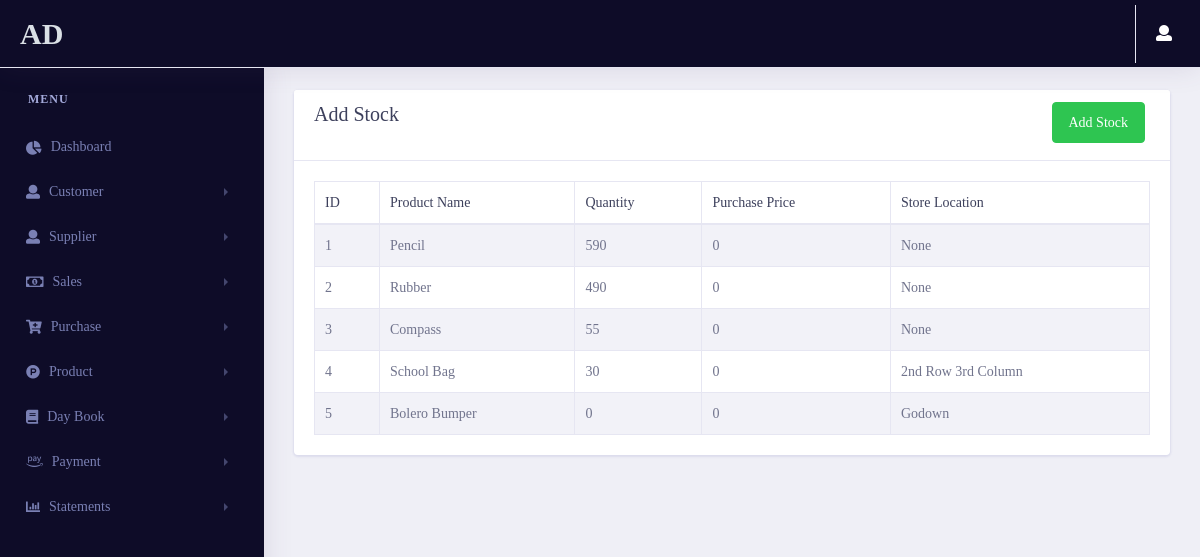
/statement/list_stock/ (signed in), run on an earlier commit of the app's database.
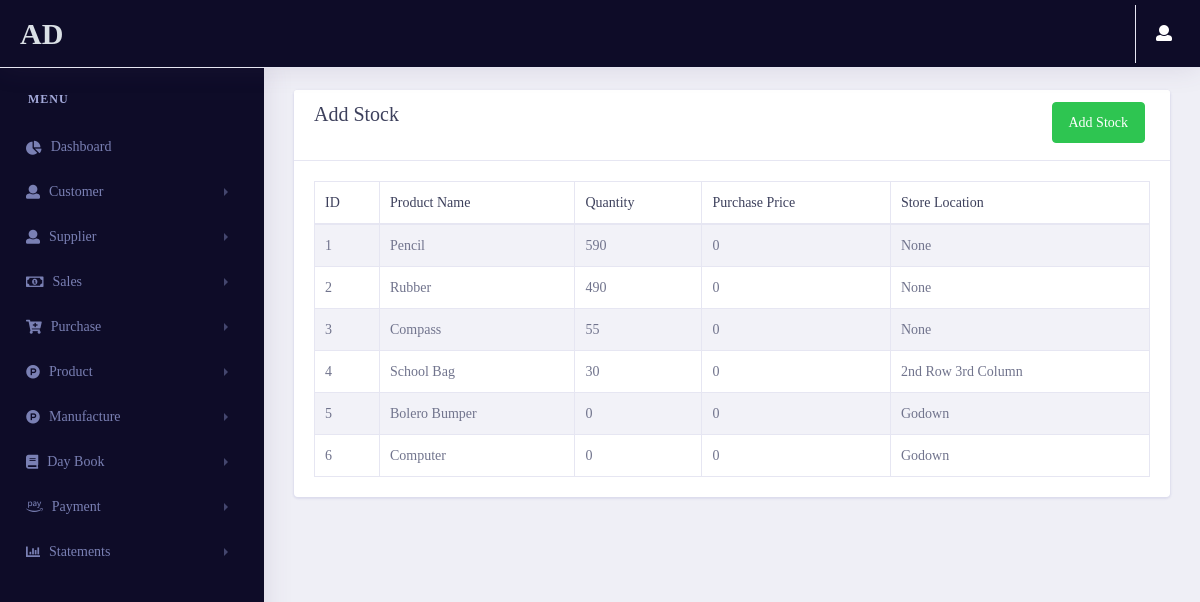
And on a later commit of the database.
### pages/models.py (models this page shows, shortened)
class Profile(models.Model):
    user = models.OneToOneField(User,on_delete=models.CASCADE , related_name="profile")
    phone_no = models.CharField(max_length=20)
    company_name = models.CharField(max_length=50)
    Address = models.CharField(max_length=500)
    city = models.CharField(max_length=50)
    state = models.CharField(max_length=50)
    pincode = models.CharField(max_length=50)
    GSTNO = models.CharField(max_length=50)
    Bank_name = models.CharField(max_length=50)
    Bank_AC = models.CharField(max_length=50)
    IFSC_Code = models.CharField(max_length=50)
    Branch_name = models.CharField(max_length=50)
    id = models.UUIDField(default=uuid.uuid4 , unique=True , primary_key=True , editable=False)
    class Meta:
        indexes = [models.Index(fields=['user' , 'id'])]

### products/models.py (models this page shows, shortened)
class Stock_estimate(models.Model):
    product = models.OneToOneField(Product_estimate,on_delete=models.CASCADE)
    quantity = models.IntegerField(null=True,blank=True,default=0)
    purchase_price = models.IntegerField(null=True,blank=True,default=0)
    id = models.UUIDField(default=uuid.uuid4 , unique=True , primary_key=True , editable=False)
    class Meta:
        indexes = [models.Index(fields=('product' , 'id'))]

class Product_estimate(models.Model):
    product_name = models.CharField(max_length=100)
    product_categ = models.CharField(max_length=50)
    product_type = models.ForeignKey(Product_type, null=True, blank=True, on_delete=models.SET_NULL)
    unit = models.CharField(max_length=50)
    selling_price = models.FloatField()
    purchase_price = models.FloatField(null=True, blank=True)
    store_location = models.CharField(max_length=50)
    supplier = models.ForeignKey(Supplier_estimate , on_delete=models.CASCADE , blank=True,null=True)
    minimum_stock=models.IntegerField()
    id = models.UUIDField(default=uuid.uuid4 , unique=True , primary_key=True , editable=False)
    def __str__(self):
        return self.product_name
    class Meta:
        indexes = [models.Index(fields=('product_name' , 'id' , 'supplier'))]

### statements/views.py (the view, shortened to what this page needs)
# urls.py: path('list_stock/',views.list_stock,name="list_stock"),
@login_required(login_url='login')
def list_stock(request):
    try:
        if request.user.groups.filter(name='Estimate').exists():
            stock_data = Stock_estimate.objects.all()
        if request.user.groups.filter(name='GST').exists():
            stock_data = Stock_gst.objects.all()
        context = {
            'stock_data' : stock_data
        }
        return render(request, 'statements/stock.html',context)
    except:
        return redirect('error404')

### pages/templatetags/user_auth.py (called while the page is built)
@register.filter(name='has_group')
def has_group(user, group_name):
    group = Group.objects.get(name=group_name)
    return True if group in user.groups.all() else False

### statements/templates/statements/stock.html (shortened to what this page needs)
{% extends 'pages/base.html' %}
{% load user_auth %}
{% load static %}
{% block content %}
<link rel="stylesheet" href="{% static 'vendor/bootstrap/css/bootstrap.min.css' %}">
<link href="{% static 'vendor/fonts/circular-std/style.css' %}" rel="stylesheet">
<link rel="stylesheet" href="{% static 'libs/css/style.css' %}">
<link rel="stylesheet" href="{% static 'vendor/fonts/fontawesome/css/fontawesome-all.css' %}">
<link rel="stylesheet" type="text/css" href="{% static 'vendor/datatables/css/dataTables.bootstrap4.css' %}">
{% if request.user|has_group:"Estimate" %}
<div class="row">
    <div class="col-xl-12 col-lg-12 col-md-12 col-sm-12 col-12">
        <div class="card">
            <div class="card-header">
                <h3 class="align-middle">Add Stock
                    <button type="submit" class="btn btn-space btn-success rounded float-right" data-toggle="modal" data-target="#exampleModal">
                        Add Stock
                    </button>
                </h3>
            </div>
            <div class="card-body">
                <div class="table-responsive">
                    <table class="table table-striped table-bordered first" id="example">
                        <thead>
                        <tr>
                            <th>ID</th>
                            <th>Product Name</th>
                            <th>Quantity</th>
                            <th>Purchase Price</th>
                            <th>Store Location</th>
                        </tr>
                        </thead>
                        <tbody>
                        {% for i in stock_data %}
                        <tr>
                            <td>{{forloop.counter}}</td>
                            <td>{{i.product}}</td>
                            <td>{{i.quantity}}</td>
                            <td>{{i.purchase_price}}</td>
                            <td>{{i.product.store_location}}</td>
                        </tr>
                        {% endfor %}
                        </tbody>
                    </table>
                </div>
            </div>
        </div>
    </div>
</div>
{% endif %}
{% endblock content %}

### pages/templates/pages/base.html (shortened to what this page needs)
{% load static %}
{% load user_auth %}
<!doctype html>
<html lang="en">
<head>
    <link rel="stylesheet" href="{% static 'vendor/bootstrap/css/bootstrap.min.css' %}">
    <link href="{% static 'vendor/fonts/circular-std/style.css' %}" rel="stylesheet">
    <link rel="stylesheet" href="{% static 'libs/css/style.css' %}">
    <link rel="stylesheet" href="{% static 'vendor/fonts/fontawesome/css/fontawesome-all.css' %}">
    <link rel="stylesheet" href="{% static 'vendor/fonts/material-design-iconic-font/css/materialdesignicons.min.css' %}">
    <link rel="stylesheet" href="{% static 'vendor/fonts/flag-icon-css/flag-icon.min.css' %}">
    <link href="{% static 'Select2/css/select2.min.css' %}" rel="stylesheet" type="text/css">
    <link href="stylesheet" href="{% static 'vendor/multi-select/css/multi-select.css' %}">
</head>
<body>
    <div class="dashboard-main-wrapper">
          <div class="dashboard-header">
            <nav class="navbar navbar-expand-lg sidebar-dark fixed-top" >
                <a class="navbar-brand text-light" href="{% url 'dashboard' %}">{{request.user.profile.company_name}}</a>
                <div class="collapse navbar-collapse " id="navbarSupportedContent">
                    <ul class="navbar-nav ml-auto navbar-right-top">
                        <li class="nav-item dropdown nav-user">
                            <a class="nav-link nav-user-img" href="#" id="navbarDropdownMenuLink2" data-toggle="dropdown" aria-haspopup="true" aria-expanded="false"><i class="fas fa-user mr-2" style="color: white;" aria-hidden="true"></i></a>
                        </li>
                    </ul>
                </div>
            </nav>
        </div>
        <div class="nav-left-sidebar sidebar-dark">
            <div class="menu-list">
                <nav class="navbar navbar-expand-lg navbar-dark">
                    <div class="collapse navbar-collapse" id="navbarNav">
                        <ul class="navbar-nav flex-column">
                            <li class="nav-divider">
                                Menu
                            </li>
                            <li class="nav-item">
                                <a class="nav-link" href="{% url 'dashboard' %}"><i class="fas fa-chart-pie" aria-hidden="true"></i>Dashboard</a>
                            </li>
                            <li class="nav-item">
                                <a class="nav-link" href="#" data-toggle="collapse" aria-expanded="false" data-target="#submenu-2" aria-controls="submenu-2"><i class="fa fa-user"></i>Customer</a>
                            </li>
                            <li class="nav-item">
                                <a class="nav-link" href="#" data-toggle="collapse" aria-expanded="false" data-target="#submenu-3" aria-controls="submenu-3"><i class="fa fa-user"></i>Supplier</a>
                            </li>
                            <li class="nav-item">
                                <a class="nav-link" href="#" data-toggle="collapse" aria-expanded="false" data-target="#submenu-7" aria-controls="submenu-6"><i class="far fa-money-bill-alt"></i>Sales</a>
                            </li>
                            <li class="nav-item">
                                <a class="nav-link" href="#" data-toggle="collapse" aria-expanded="false" data-target="#submenu-4" aria-controls="submenu-4"><i class="fas fa-cart-plus"></i>Purchase</a>
                            </li>
                            <li class="nav-item">
                                <a class="nav-link" href="#" data-toggle="collapse" aria-expanded="false" data-target="#submenu-5" aria-controls="submenu-5"><i class=" fab fa-product-hunt"></i>Product</a>
                            </li>
                            {% if request.user|has_group:"Manufacture" %}
                            <li class="nav-item">
                                <a class="nav-link" href="#" data-toggle="collapse" aria-expanded="false" data-target="#manufacture" aria-controls="submenu-5"><i class=" fab fa-product-hunt"></i>Manufacture</a>
                            </li>
                            {% endif %}
                            <li class="nav-item">
                                <a class="nav-link" href="#" data-toggle="collapse" aria-expanded="false" data-target="#submenu-6" aria-controls="submenu-5"><i class="fas fa-book"></i>Day Book</a>
                            </li>
                            <li class="nav-item">
                                <a class="nav-link" href="#" data-toggle="collapse" aria-expanded="false" data-target="#payment" aria-controls="submenu-5"><i class="fab fa-amazon-pay"></i>Payment</a>
                            </li>
                            <li class="nav-item">
                                <a class="nav-link" href="#" data-toggle="collapse" aria-expanded="false" data-target="#statement" aria-controls="statement"><i class="fas fa-chart-bar"></i>Statements</a>
                            </li>
                        </ul>
                    </div>
                </nav>
            </div>
        </div>
        <div class="dashboard-wrapper">
            <div class="dashboard-ecommerce">
                <div class="container-fluid dashboard-content ">
                    <div class="ecommerce-widget">
                    {% block content %}
                    {% endblock content %}
                    </div>
                </div>
            </div>
        </div>
    </div>
</body>
</html>

What changed in the data, as far as the page shows it:
added Stock_estimate: product "Computer", quantity "0", purchase_price "0", product.store_location "Godown"
Also different on the page:
text now shown: "Manufacture"
